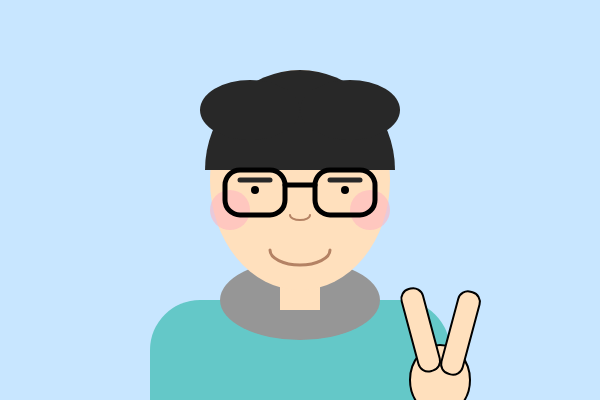
Frame 1 (no input)
Frame 2 (the mouse pressed at the canvas centre, redrawn once): identical to frame 1, image omitted

The p5.js sketch that drew this single still picture (run headless with seeded random() and noise() and a simulated clock; the mouse was pressed at the canvas centre and the sketch redrawn once):

// p5.js sketch
// ── sketch.js
function setup() {
  createCanvas(600, 400);
  noLoop();
}

function draw() {
  background(200, 230, 255);

  noStroke(); //옷
  fill(100, 200, 200);
  rect(150, 300, 300, 150, 50);

  fill(150); //후드
  ellipse(300, 300, 160, 80);

  fill(255, 224, 189); //피부색
  rect(280, 270, 40, 40); //얼굴
  ellipse(300, 180, 180, 220); //목

  noStroke();
  fill(255, 182, 193, 150); // 홍조색
  ellipse(230, 210, 40, 40); // 좌
  ellipse(370, 210, 40, 40); // 우

  fill(40);
  arc(300, 170, 190, 200, PI, TWO_PI); //정수리
  ellipse(250, 110, 100, 60); //좌
  ellipse(350, 110, 100, 60); //우

  stroke(0);
  strokeWeight(5); //안경
  noFill();
  rect(225, 170, 60, 45, 15); //좌
  rect(315, 170, 60, 45, 15); //우
  line(285, 185, 315, 185); //코받침

  fill(0); //눈
  noStroke();
  ellipse(255, 190, 8, 8); //좌
  ellipse(345, 190, 8, 8); //우

  stroke(40); //눈썹
  strokeWeight(5);
  line(240, 180, 270, 180); // 왼쪽
  line(330, 180, 360, 180); // 오른쪽
  
  stroke(180, 130, 100); //인중
  strokeWeight(2);
  noFill();
  arc(300, 215, 20, 10, 0, PI);

  stroke(180, 130, 100); //입술
  strokeWeight(3);
  arc(300, 250, 60, 30, 0, PI);

  stroke(0);
  strokeWeight(2);
  fill(255, 224, 189);
  
  ellipse(440, 380, 60, 70);

  push();
  rotate(radians(-15));
  rect(310, 385, 22, 85, 10);
  pop();

  push();
  rotate(radians(15));
  rect(520, 160, 22, 85, 10);
  pop();
}
// ── style.css
body {
  margin: 0;
  padding: 0;
  display: flex;
  justify-content: center;
  align-items: center;
  height: 100vh;
  background-color: #ffffff; /* 캔버스 밖의 배경색 */
  overflow: hidden; /* 스크롤바 숨김 */
}
